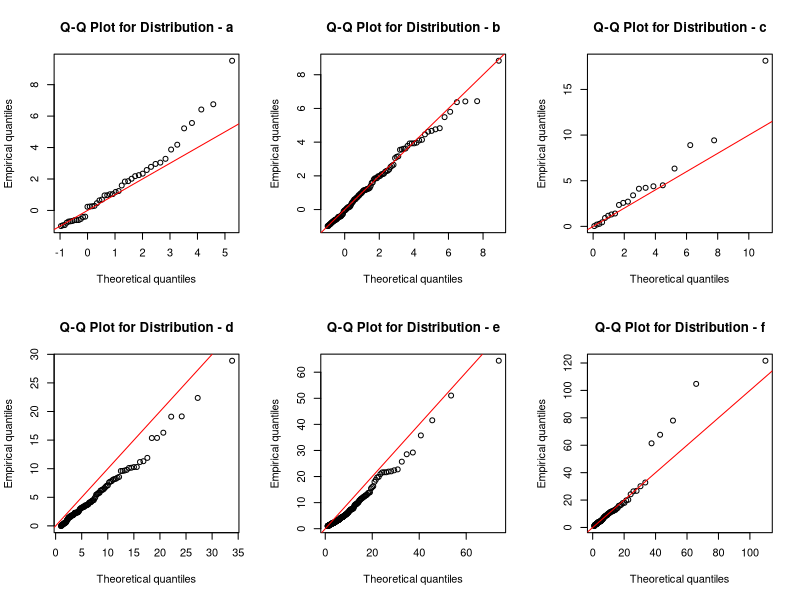
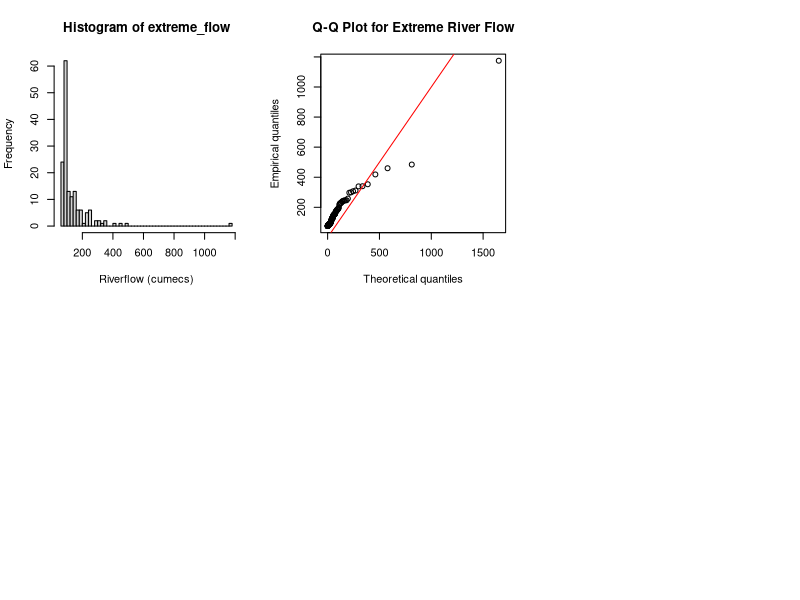

These charts were generated, in order, by the following R code:
## ---- chunk 1
#' Quantile function for the Generalized Pareto Distribution
#'
#' @param p probability to return quantile for
#' @param u location parameter for generalized pareto distribution
#' @param sigma scale parameter for generalized Pareto distribution
#' @param xi shape parameter for generalized Pareto distribution
#'
#' @returns quantile corresponding to proabability p as determined by
#' the pareto distribution defined by u, sigma, and xi. If input is invalid
#' returns NaN.
#' @export
#'
#' @examples
qgpd <- function(p, u, sigma, xi) {
  # Input validation
  if (!is.numeric(p) ||
      !is.numeric(u) || !is.numeric(sigma) || !is.numeric(xi)) {
    print("qgpd expects numeric values for all its inputs!")
    return(NaN)
  }
  if (any(p < 0 | p > 1)){ # Note: given the context of this function I assumed it needed to be vectorized
    print("Probability passed to qgpd must be in [0,1]!")
    return(NaN)
  }
  if (sigma <= 0) {
    print("sigma must be greater than zero!")
    return(NaN)
  }
  
  if (xi == 0) {
    x <- u - sigma * (log(1 - p))
  }
  else{
    x <- u + (sigma * ((1 - p)^(-xi) - 1)) / xi
  }
  return(x)
}
## ---- chunk 2
u <- 1.5
sigma <- 2
xi <- -0.4
for (p in c(0.5, 0.75, 0.99)){
  print(sprintf("For p=%f, x=%f", p, qgpd(p, u, sigma, xi)))
}
## ---- chunk 3
#| echo: false
#| fig-cap: "Q-Q Plots for the 6 Sample GPD Distribution Data"
#| label: fig-gpd-qqplots
library(dplyr)
library(ggplot2)
theo_params <- read.csv('gpd_parameters.csv')
sample_data <- read.csv('gpd_samples.csv')
# Uses uniform[0,1] realizations and qgpd to generate theoretical GPD data
# taking advantage of the Partial Integral Transform
generate_theoretical <- function(label){
  label_params <- theo_params[theo_params$id == label,]
  theo_qs <- qgpd(
    p=ppoints(label_params$size),
    u=label_params$u,
    sigma=label_params$sigma,
    xi=label_params$xi
  )
  sort(theo_qs)
}

build_qq_plot <- function(label) { # using lapply to map 
  emp_data <- sort(sample_data$value[sample_data$set_id == label])
  theo_data <- generate_theoretical(label)
  qqplot(
    theo_data, emp_data,
    main = paste("Q-Q Plot for Distribution -", label),
    xlab = "Theoretical quantiles",
    ylab = "Empirical quantiles",
  )
  abline(0, 1, col = "red")
}

# Build one long data frame with empirical + theoretical quantiles
ids = unique(theo_params$id)
par(mfrow = c(2, 3))
for (id in ids){
  build_qq_plot(id)
}
## ---- chunk 4
#| echo: false
#| label: fig-river-flow-hist
#| fig-cap: "Histogram of Riverflow Data Exceeding 75 Cumecs"
riverflow <- read.csv("riverflow_2015_2024.csv")
extreme_flow <- riverflow[riverflow$flow > 75,]$flow
hist(extreme_flow, breaks=40, xlab="Riverflow (cumecs)")
## ---- chunk 5
#| echo: false
#| label: fig-riverflow-qq
  theo_qs <- qgpd(
    p=ppoints(length(extreme_flow)),
    u=0,
    sigma=29.7,
    xi=0.62
  )
  qqplot(
    sort(theo_qs), sort(extreme_flow),
    main = paste("Q-Q Plot for Extreme River Flow"),
    xlab = "Theoretical quantiles",
    ylab = "Empirical quantiles",
  )
  abline(0, 1, col = "red")
